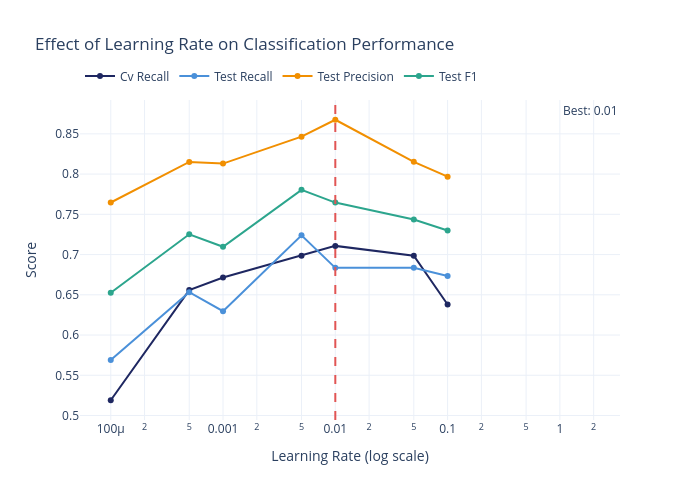

Notebook code cell kept with this figure:
### Markdown cell above
# Learning rate sensitivity discussion
print("="*70)
print("LEARNING RATE ANALYSIS")
print("="*70)
print()
best_lr = 0.01
print(f"Selected learning rate: {best_lr}")
print()
print("Adam optimizer adaptively scales learning rates per parameter.")
print("Key concepts:")
print("  - Too high: Unstable training, may overshoot the optimum")
print("  - Too low: Slow convergence, may get stuck")
print(f"  - Sweet spot: {best_lr} (selected value)")
print()
print("Early stopping prevents overfitting regardless of learning rate,")
print("as it halts when validation loss plateaus.")

### Code cell
# Test different learning rates
learning_rates = [0.0001, 0.0005, 0.001, 0.005, 0.01, 0.05, 0.1]
lr_results = []

best_hidden = grid.best_params_["clf__hidden_layer_sizes"]
best_alpha = grid.best_params_["clf__alpha"]
best_act = grid.best_params_["clf__activation"]

for lr in learning_rates:
    mlp_temp = Pipeline([
        ("prep", prep_linear),
        ("clf", MLPClassifier(
            hidden_layer_sizes=best_hidden,
            alpha=best_alpha,
            learning_rate_init=lr,
            activation=best_act,
            max_iter=1000,
            random_state=RANDOM_STATE,
            solver="adam",
            early_stopping=True,
            validation_fraction=0.1,
            n_iter_no_change=20,
        )),
    ])
    
    cv_sc = cross_val_score(mlp_temp, X_train, y_train, cv=cv, scoring="recall").mean()
    mlp_temp.fit(X_train, y_train)
    y_pred_t = mlp_temp.predict(X_test)
    y_prob_t = mlp_temp.predict_proba(X_test)[:, 1]
    
    lr_results.append({
        "learning_rate": lr,
        "cv_recall": cv_sc,
        "test_recall": recall_score(y_test, y_pred_t),
        "test_precision": precision_score(y_test, y_pred_t, zero_division=0),
        "test_f1": f1_score(y_test, y_pred_t),
        "test_auc": roc_auc_score(y_test, y_prob_t),
    })

df_lr = pd.DataFrame(lr_results)

fig_lr = go.Figure()
for metric_name, color in [("cv_recall", COLORS["navy"]), ("test_recall", COLORS["accent"]),
                             ("test_precision", COLORS["orange"]), ("test_f1", COLORS["green"])]:
    fig_lr.add_trace(go.Scatter(
        x=df_lr["learning_rate"], y=df_lr[metric_name],
        name=metric_name.replace("_", " ").title(),
        line=dict(color=color, width=2), mode="lines+markers",
    ))

best_lr = grid.best_params_["clf__learning_rate_init"]
fig_lr.add_vline(
    x=best_lr, line_dash="dash", line_color=COLORS["red"],
    annotation_text=f"Best: {best_lr}"
)

fig_lr.update_layout(
    title="Effect of Learning Rate on Classification Performance",
    xaxis_title="Learning Rate (log scale)",
    xaxis_type="log",
    yaxis_title="Score",
    height=500, width=700,
    legend=dict(orientation="h", y=1.12),
)
fig_lr.show()
save_chart(fig_lr, MODEL_SLUG, "learning_rate_sensitivity")

### Figure 1 — Plotly figure (JSON) as saved in the notebook; plotly's stock layout.template omitted (floating-point values rounded to 4 significant figures)
{"data": [{"line": {"color": "#1E2761", "width": 2}, "mode": "lines+markers", "name": "Cv Recall", "type": "scatter", "x": [0.0001, 0.0005, 0.001, 0.005, 0.01, 0.05, 0.1], "y": [0.519, 0.6558, 0.6714, 0.6984, 0.7108, 0.6985, 0.638]}, {"line": {"color": "#4A90D9", "width": 2}, "mode": "lines+markers", "name": "Test Recall", "type": "scatter", "x": [0.0001, 0.0005, 0.001, 0.005, 0.01, 0.05, 0.1], "y": [0.569, 0.6532, 0.6296, 0.7239, 0.6835, 0.6835, 0.6734]}, {"line": {"color": "#F18F01", "width": 2}, "mode": "lines+markers", "name": "Test Precision", "type": "scatter", "x": [0.0001, 0.0005, 0.001, 0.005, 0.01, 0.05, 0.1], "y": [0.7647, 0.8151, 0.813, 0.8465, 0.8675, 0.8153, 0.7968]}, {"line": {"color": "#2CA58D", "width": 2}, "mode": "lines+markers", "name": "Test F1", "type": "scatter", "x": [0.0001, 0.0005, 0.001, 0.005, 0.01, 0.05, 0.1], "y": [0.6525, 0.7252, 0.7097, 0.7804, 0.7646, 0.7436, 0.7299]}], "layout": {"annotations": [{"showarrow": false, "text": "Best: 0.01", "x": 0.01, "xanchor": "left", "xref": "x", "y": 1, "yanchor": "top", "yref": "y domain"}], "height": 500, "legend": {"orientation": "h", "y": 1.12}, "shapes": [{"line": {"color": "#E15554", "dash": "dash"}, "type": "line", "x0": 0.01, "x1": 0.01, "xref": "x", "y0": 0, "y1": 1, "yref": "y domain"}], "title": {"text": "Effect of Learning Rate on Classification Performance"}, "width": 700, "xaxis": {"title": {"text": "Learning Rate (log scale)"}, "type": "log"}, "yaxis": {"title": {"text": "Score"}}}}
